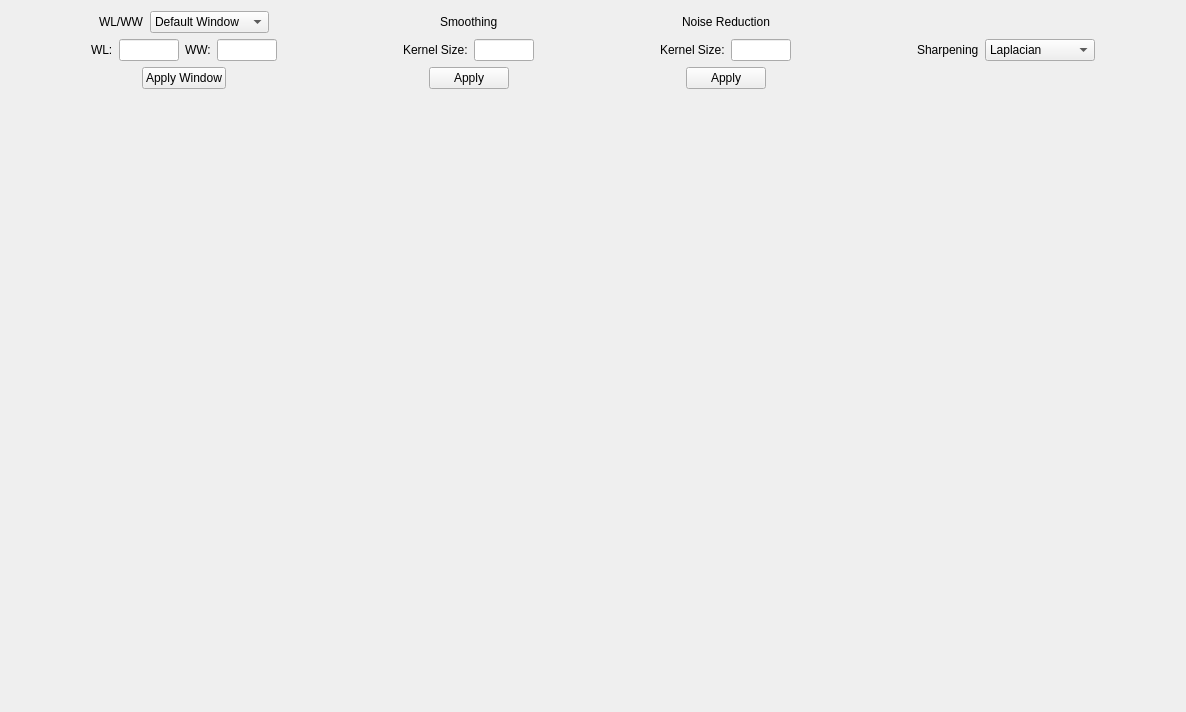
  <widget class="QWidget" name="widget">
   <attribute name="title">
    <string>MPR</string>
   </attribute>
   <layout class="QVBoxLayout" name="verticalLayout_5">
    <item>
     <layout class="QHBoxLayout" name="horizontalLayout">
      <item>
       <spacer name="horizontalSpacer_8">
        <property name="orientation">
         <enum>Qt::Horizontal</enum>
        </property>
        <property name="sizeHint" stdset="0">
         <size>
          <width>40</width>
          <height>20</height>
         </size>
        </property>
       </spacer>
      </item>
      <item>
       <layout class="QVBoxLayout" name="verticalLayout">
        <item>
         <layout class="QHBoxLayout" name="horizontalLayout_6">
          <item>
           <spacer name="horizontalSpacer_16">
            <property name="orientation">
             <enum>Qt::Horizontal</enum>
            </property>
            <property name="sizeHint" stdset="0">
             <size>
              <width>40</width>
              <height>20</height>
             </size>
            </property>
           </spacer>
          </item>
          <item>
           <widget class="QLabel" name="label_4">
            <property name="text">
             <string>WL/WW</string>
            </property>
           </widget>
          </item>
          <item>
           <widget class="QComboBox" name="comboBox_windowing">
            <item>
             <property name="text">
              <string>Default Window</string>
             </property>
            </item>
            <item>
             <property name="text">
              <string>[20/40]</string>
             </property>
            </item>
            <item>
             <property name="text">
              <string>[2560/5120]</string>
             </property>
            </item>
            <item>
             <property name="text">
              <string>Custom Window</string>
             </property>
            </item>
           </widget>
          </item>
          <item>
           <spacer name="horizontalSpacer_17">
            <property name="orientation">
             <enum>Qt::Horizontal</enum>
            </property>
            <property name="sizeHint" stdset="0">
             <size>
              <width>40</width>
              <height>20</height>
             </size>
            </property>
           </spacer>
          </item>
         </layout>
        </item>
        <item>
         <layout class="QHBoxLayout" name="horizontalLayout_5">
          <item>
           <spacer name="horizontalSpacer_15">
            <property name="orientation">
             <enum>Qt::Horizontal</enum>
            </property>
            <property name="sizeHint" stdset="0">
             <size>
              <width>40</width>
              <height>20</height>
             </size>
            </property>
           </spacer>
          </item>
          <item>
           <widget class="QLabel" name="label_wl">
            <property name="text">
             <string>WL:</string>
            </property>
           </widget>
          </item>
          <item>
           <widget class="QLineEdit" name="input_wl">
            <property name="maximumSize">
             <size>
              <width>60</width>
              <height>16777215</height>
             </size>
            </property>
           </widget>
          </item>
          <item>
           <widget class="QLabel" name="label_ww">
            <property name="text">
             <string>WW:</string>
            </property>
           </widget>
          </item>
          <item>
           <widget class="QLineEdit" name="input_ww">
            <property name="sizePolicy">
             <sizepolicy hsizetype="Expanding" vsizetype="Fixed">
              <horstretch>0</horstretch>
              <verstretch>0</verstretch>
             </sizepolicy>
            </property>
            <property name="maximumSize">
             <size>
              <width>60</width>
              <height>16777215</height>
             </size>
            </property>
           </widget>
          </item>
          <item>
           <spacer name="horizontalSpacer_9">
            <property name="orientation">
             <enum>Qt::Horizontal</enum>
            </property>
            <property name="sizeHint" stdset="0">
             <size>
              <width>40</width>
              <height>20</height>
             </size>
            </property>
           </spacer>
          </item>
         </layout>
        </item>
        <item>
         <layout class="QHBoxLayout" name="horizontalLayout_4">
          <item>
           <spacer name="horizontalSpacer_13">
            <property name="orientation">
             <enum>Qt::Horizontal</enum>
            </property>
            <property name="sizeHint" stdset="0">
             <size>
              <width>40</width>
              <height>20</height>
             </size>
            </property>
           </spacer>
          </item>
          <item>
           <widget class="QPushButton" name="apply_windowing_btn">
            <property name="text">
             <string>Apply Window</string>
            </property>
           </widget>
          </item>
          <item>
           <spacer name="horizontalSpacer_14">
            <property name="orientation">
             <enum>Qt::Horizontal</enum>
            </property>
            <property name="sizeHint" stdset="0">
             <size>
              <width>40</width>
              <height>20</height>
             </size>
            </property>
           </spacer>
          </item>
         </layout>
        </item>
       </layout>
      </item>
      <item>
       <spacer name="horizontalSpacer_12">
        <property name="orientation">
         <enum>Qt::Horizontal</enum>
        </property>
        <property name="sizeHint" stdset="0">
         <size>
          <width>40</width>
          <height>20</height>
         </size>
        </property>
       </spacer>
      </item>
      <item>
       <layout class="QVBoxLayout" name="verticalLayout_2">
        <item>
         <layout class="QHBoxLayout" name="horizontalLayout_7">
          <item>
           <spacer name="horizontalSpacer_18">
            <property name="orientation">
             <enum>Qt::Horizontal</enum>
            </property>
            <property name="sizeHint" stdset="0">
             <size>
              <width>40</width>
              <height>20</height>
             </size>
            </property>
           </spacer>
          </item>
          <item>
           <widget class="QLabel" name="label_5">
            <property name="text">
             <string>Smoothing</string>
            </property>
           </widget>
          </item>
          <item>
           <spacer name="horizontalSpacer_19">
            <property name="orientation">
             <enum>Qt::Horizontal</enum>
            </property>
            <property name="sizeHint" stdset="0">
             <size>
              <width>40</width>
              <height>20</height>
             </size>
            </property>
           </spacer>
          </item>
         </layout>
        </item>
        <item>
         <layout class="QHBoxLayout" name="horizontalLayout_8">
          <item>
           <spacer name="horizontalSpacer_20">
            <property name="orientation">
             <enum>Qt::Horizontal</enum>
            </property>
            <property name="sizeHint" stdset="0">
             <size>
              <width>40</width>
              <height>20</height>
             </size>
            </property>
           </spacer>
          </item>
          <item>
           <widget class="QLabel" name="label_wl_4">
            <property name="text">
             <string>Kernel Size:</string>
            </property>
           </widget>
          </item>
          <item>
           <widget class="QLineEdit" name="input_ksize_smoothing">
            <property name="maximumSize">
             <size>
              <width>60</width>
              <height>16777215</height>
             </size>
            </property>
           </widget>
          </item>
          <item>
           <spacer name="horizontalSpacer_10">
            <property name="orientation">
             <enum>Qt::Horizontal</enum>
            </property>
            <property name="sizeHint" stdset="0">
             <size>
              <width>40</width>
              <height>20</height>
             </size>
            </property>
           </spacer>
          </item>
         </layout>
        </item>
        <item>
         <layout class="QHBoxLayout" name="horizontalLayout_9">
          <item>
           <spacer name="horizontalSpacer_21">
            <property name="orientation">
             <enum>Qt::Horizontal</enum>
            </property>
            <property name="sizeHint" stdset="0">
             <size>
              <width>40</width>
              <height>20</height>
             </size>
            </property>
           </spacer>
          </item>
          <item>
           <widget class="QPushButton" name="apply_smoothing_btn">
            <property name="text">
             <string>Apply</string>
            </property>
           </widget>
          </item>
          <item>
           <spacer name="horizontalSpacer_22">
            <property name="orientation">
             <enum>Qt::Horizontal</enum>
            </property>
            <property name="sizeHint" stdset="0">
             <size>
              <width>40</width>
              <height>20</height>
             </size>
            </property>
           </spacer>
          </item>
         </layout>
        </item>
       </layout>
      </item>
      <item>
       <spacer name="horizontalSpacer_7">
        <property name="orientation">
         <enum>Qt::Horizontal</enum>
        </property>
        <property name="sizeHint" stdset="0">
         <size>
          <width>40</width>
          <height>20</height>
         </size>
        </property>
       </spacer>
      </item>
      <item>
       <layout class="QVBoxLayout" name="verticalLayout_3">
        <item>
         <layout class="QHBoxLayout" name="horizontalLayout_10">
          <item>
           <spacer name="horizontalSpacer_23">
            <property name="orientation">
             <enum>Qt::Horizontal</enum>
            </property>
            <property name="sizeHint" stdset="0">
             <size>
              <width>40</width>
              <height>20</height>
             </size>
            </property>
           </spacer>
          </item>
          <item>
           <widget class="QLabel" name="label_6">
            <property name="text">
             <string>Noise Reduction</string>
            </property>
           </widget>
          </item>
          <item>
           <spacer name="horizontalSpacer_24">
            <property name="orientation">
             <enum>Qt::Horizontal</enum>
            </property>
            <property name="sizeHint" stdset="0">
             <size>
              <width>40</width>
              <height>20</height>
             </size>
            </property>
           </spacer>
          </item>
         </layout>
        </item>
        <item>
         <layout class="QHBoxLayout" name="horizontalLayout_11">
          <item>
           <spacer name="horizontalSpacer_25">
            <property name="orientation">
             <enum>Qt::Horizontal</enum>
            </property>
            <property name="sizeHint" stdset="0">
             <size>
              <width>40</width>
              <height>20</height>
             </size>
            </property>
           </spacer>
          </item>
          <item>
           <widget class="QLabel" name="label_wl_5">
            <property name="text">
             <string>Kernel Size:</string>
            </property>
           </widget>
          </item>
          <item>
           <widget class="QLineEdit" name="input_ksize_noise">
            <property name="maximumSize">
             <size>
              <width>60</width>
              <height>16777215</height>
             </size>
            </property>
           </widget>
          </item>
          <item>
           <spacer name="horizontalSpacer_11">
            <property name="orientation">
             <enum>Qt::Horizontal</enum>
            </property>
            <property name="sizeHint" stdset="0">
             <size>
              <width>40</width>
              <height>20</height>
             </size>
            </property>
           </spacer>
          </item>
         </layout>
        </item>
        <item>
         <layout class="QHBoxLayout" name="horizontalLayout_12">
          <item>
           <spacer name="horizontalSpacer_26">
            <property name="orientation">
             <enum>Qt::Horizontal</enum>
            </property>
            <property name="sizeHint" stdset="0">
             <size>
              <width>40</width>
              <height>20</height>
             </size>
            </property>
           </spacer>
          </item>
          <item>
           <widget class="QPushButton" name="apply_noise_btn">
            <property name="text">
             <string>Apply</string>
            </property>
           </widget>
          </item>
          <item>
           <spacer name="horizontalSpacer_27">
            <property name="orientation">
             <enum>Qt::Horizontal</enum>
            </property>
            <property name="sizeHint" stdset="0">
             <size>
              <width>40</width>
              <height>20</height>
             </size>
            </property>
           </spacer>
          </item>
         </layout>
        </item>
       </layout>
      </item>
      <item>
       <spacer name="horizontalSpacer_30">
        <property name="orientation">
         <enum>Qt::Horizontal</enum>
        </property>
        <property name="sizeHint" stdset="0">
         <size>
          <width>40</width>
          <height>20</height>
         </size>
        </property>
       </spacer>
      </item>
      <item>
       <layout class="QVBoxLayout" name="verticalLayout_4">
        <item>
         <layout class="QHBoxLayout" name="horizontalLayout_13">
          <item>
           <spacer name="horizontalSpacer_28">
            <property name="orientation">
             <enum>Qt::Horizontal</enum>
            </property>
            <property name="sizeHint" stdset="0">
             <size>
              <width>40</width>
              <height>20</height>
             </size>
            </property>
           </spacer>
          </item>
          <item>
           <widget class="QLabel" name="label_7">
            <property name="text">
             <string>Sharpening</string>
            </property>
           </widget>
          </item>
          <item>
           <widget class="QComboBox" name="comboBox_sharpening">
            <item>
             <property name="text">
              <string>Laplacian</string>
             </property>
            </item>
            <item>
             <property name="text">
              <string>High Boost</string>
             </property>
            </item>
            <item>
             <property name="text">
              <string>Unsharp Mask</string>
             </property>
            </item>
           </widget>
          </item>
          <item>
           <spacer name="horizontalSpacer_29">
            <property name="orientation">
             <enum>Qt::Horizontal</enum>
            </property>
            <property name="sizeHint" stdset="0">
             <size>
              <width>40</width>
              <height>20</height>
             </size>
            </property>
           </spacer>
          </item>
         </layout>
        </item>
       </layout>
      </item>
      <item>
       <spacer name="horizontalSpacer_6">
        <property name="orientation">
         <enum>Qt::Horizontal</enum>
        </property>
        <property name="sizeHint" stdset="0">
         <size>
          <width>40</width>
          <height>20</height>
         </size>
        </property>
       </spacer>
      </item>
     </layout>
    </item>
    <item>
     <layout class="QGridLayout" name="gridLayout_9">
      <item row="0" column="0">
       <layout class="QGridLayout" name="gridLayout_8">
        <item row="0" column="0">
         <widget class="GraphicsLayoutWidget" name="sagittal_plane" native="true">
          <property name="minimumSize">
           <size>
            <width>250</width>
            <height>300</height>
           </size>
          </property>
          <property name="maximumSize">
           <size>
            <width>16777215</width>
            <height>500</height>
           </size>
          </property>
         </widget>
        </item>
        <item row="1" column="0">
         <widget class="GraphicsLayoutWidget" name="axial_plane" native="true">
          <property name="minimumSize">
           <size>
            <width>250</width>
            <height>300</height>
           </size>
          </property>
          <property name="maximumSize">
           <size>
            <width>16777215</width>
            <height>500</height>
           </size>
          </property>
         </widget>
        </item>
       </layout>
      </item>
      <item row="0" column="1">
       <widget class="GraphicsLayoutWidget" name="coronal_plane" native="true">
        <property name="minimumSize">
         <size>
          <width>250</width>
          <height>300</height>
         </size>
        </property>
        <property name="maximumSize">
         <size>
          <width>16777215</width>
          <height>1000</height>
         </size>
        </property>
       </widget>
      </item>
     </layout>
    </item>
   </layout>
  </widget>
